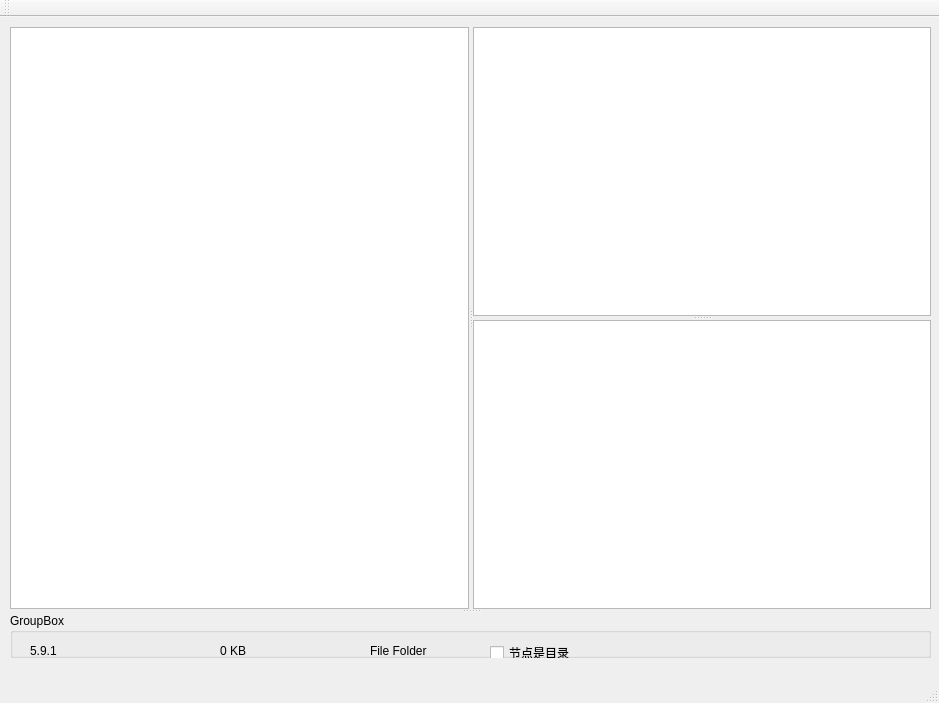
<?xml version="1.0" encoding="UTF-8"?>
<ui version="4.0">
 <class>MainWindow</class>
 <widget class="QMainWindow" name="MainWindow">
  <property name="geometry">
   <rect>
    <x>0</x>
    <y>0</y>
    <width>939</width>
    <height>703</height>
   </rect>
  </property>
  <property name="windowTitle">
   <string>MainWindow</string>
  </property>
  <widget class="QWidget" name="centralWidget">
   <widget class="QSplitter" name="splitter_3">
    <property name="geometry">
     <rect>
      <x>10</x>
      <y>10</y>
      <width>921</width>
      <height>631</height>
     </rect>
    </property>
    <property name="orientation">
     <enum>Qt::Vertical</enum>
    </property>
    <widget class="QSplitter" name="splitter_2">
     <property name="orientation">
      <enum>Qt::Horizontal</enum>
     </property>
     <widget class="QTreeView" name="treeView"/>
     <widget class="QSplitter" name="splitter">
      <property name="orientation">
       <enum>Qt::Vertical</enum>
      </property>
      <widget class="QListView" name="listView"/>
      <widget class="QTableView" name="tableView"/>
     </widget>
    </widget>
    <widget class="QGroupBox" name="groupBox">
     <property name="title">
      <string>GroupBox</string>
     </property>
     <widget class="QLabel" name="LabFileName">
      <property name="geometry">
       <rect>
        <x>20</x>
        <y>30</y>
        <width>60</width>
        <height>16</height>
       </rect>
      </property>
      <property name="text">
       <string>5.9.1</string>
      </property>
     </widget>
     <widget class="QLabel" name="LabFileSize">
      <property name="geometry">
       <rect>
        <x>210</x>
        <y>30</y>
        <width>111</width>
        <height>16</height>
       </rect>
      </property>
      <property name="text">
       <string>0 KB</string>
      </property>
     </widget>
     <widget class="QLabel" name="LabType">
      <property name="geometry">
       <rect>
        <x>360</x>
        <y>30</y>
        <width>81</width>
        <height>16</height>
       </rect>
      </property>
      <property name="text">
       <string>File Folder</string>
      </property>
     </widget>
     <widget class="QLabel" name="LabPath">
      <property name="geometry">
       <rect>
        <x>20</x>
        <y>50</y>
        <width>541</width>
        <height>16</height>
       </rect>
      </property>
      <property name="text">
       <string>/</string>
      </property>
     </widget>
     <widget class="QCheckBox" name="chkIsDir">
      <property name="geometry">
       <rect>
        <x>480</x>
        <y>30</y>
        <width>87</width>
        <height>20</height>
       </rect>
      </property>
      <property name="text">
       <string>节点是目录</string>
      </property>
     </widget>
    </widget>
   </widget>
  </widget>
  <widget class="QMenuBar" name="menuBar">
   <property name="geometry">
    <rect>
     <x>0</x>
     <y>0</y>
     <width>939</width>
     <height>22</height>
    </rect>
   </property>
  </widget>
  <widget class="QToolBar" name="mainToolBar">
   <attribute name="toolBarArea">
    <enum>TopToolBarArea</enum>
   </attribute>
   <attribute name="toolBarBreak">
    <bool>false</bool>
   </attribute>
  </widget>
  <widget class="QStatusBar" name="statusBar"/>
 </widget>
 <layoutdefault spacing="6" margin="11"/>
 <resources/>
 <connections/>
</ui>
